Frame 1 (no input): blank canvas, image omitted
Frame 60 (the mouse pressed at the canvas centre just before this capture): blank canvas, image omitted
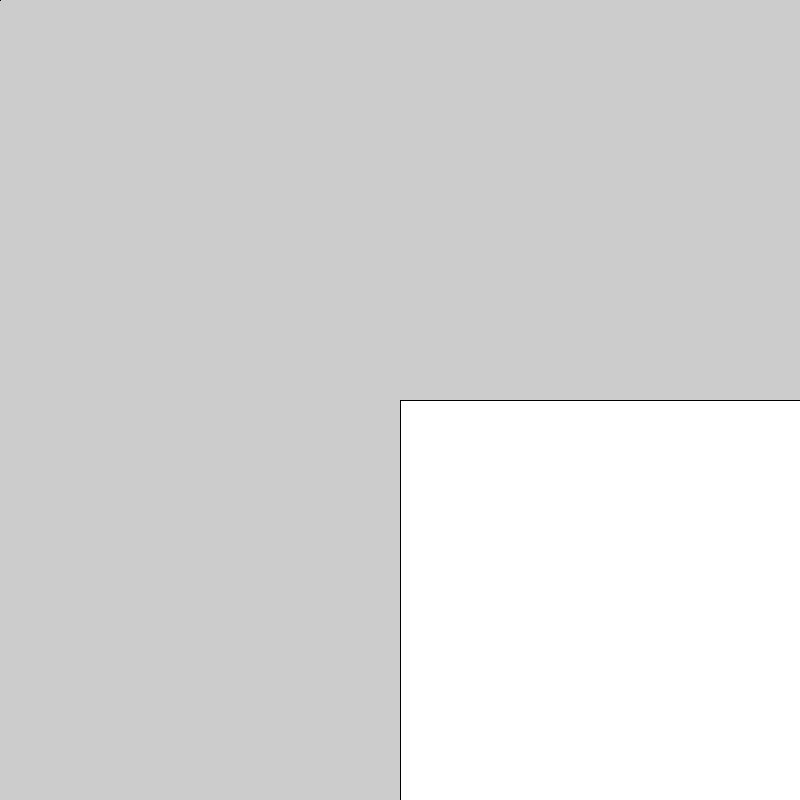
Frame 120 (the mouse held since frame 60 and released just before this capture)

The Processing sketch whose frames 1 and 60 were blank and that drew this single picture after the mouse press (run headless with seeded random() and noise(); from frame 60 on, the mouse is pressed at the canvas centre):

// Processing sketch: processing_111283
// ── processing_111283.pde


void setup() {
  size (800, 800);
}

void draw() {
  float z=random(.5);

  int x=mouseX;
  int y=mouseY;
  for (int v=100; v>0; v=v%20) {

    color(z,z);
    rect(x, y, x, y); 

    pushMatrix();
    translate(10, 10);
    // fill(0);  
    rect(displayHeight/2, displayWidth/2, y, z); 

    popMatrix();
    rect(displayWidth/2, displayHeight/2, z, y);
  }
}
